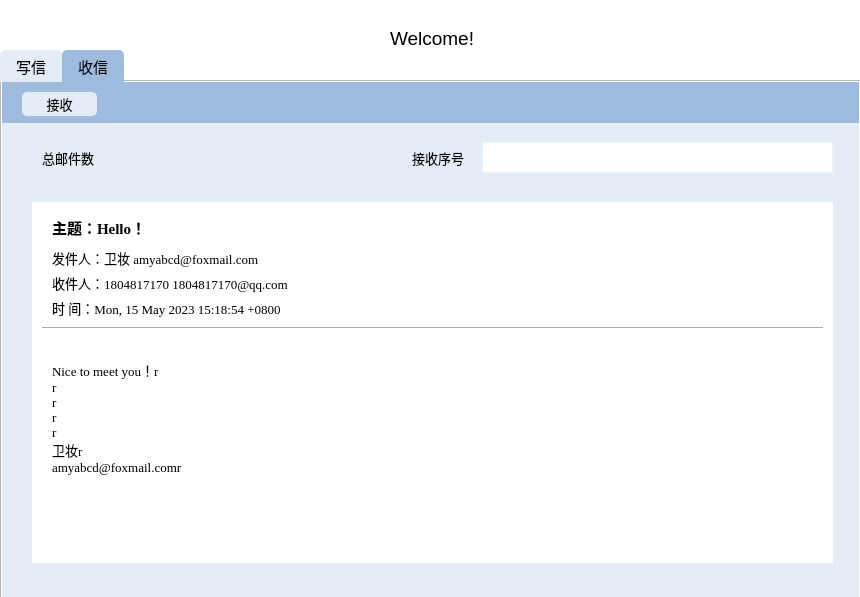
<?xml version="1.0" encoding="UTF-8"?>
<ui version="4.0">
 <class>Form</class>
 <widget class="QWidget" name="Form">
  <property name="geometry">
   <rect>
    <x>0</x>
    <y>0</y>
    <width>860</width>
    <height>597</height>
   </rect>
  </property>
  <property name="windowTitle">
   <string>简易邮件系统</string>
  </property>
  <property name="styleSheet">
   <string notr="true">background-color:white</string>
  </property>
  <widget class="QTabWidget" name="tabWidget">
   <property name="geometry">
    <rect>
     <x>0</x>
     <y>50</y>
     <width>861</width>
     <height>631</height>
    </rect>
   </property>
   <property name="font">
    <font>
     <pointsize>11</pointsize>
    </font>
   </property>
   <property name="autoFillBackground">
    <bool>false</bool>
   </property>
   <property name="styleSheet">
    <string notr="true">QTabBar::tab{
    background-color: #e4ecf5;
	font-family:Consolas;    /*设置tab中的文本的字体*/
	font-size:11pt;
	color:black;    /*设置tab中的文本的颜色*/
	border-top-left-radius: 5px;    /*设置tab的边框的圆角（左上圆角）*/
	border-top-right-radius: 5px;    /*设置tab的边框的圆角（右上圆角）*/
	min-width: 13px;
	padding-top: 7px;
	padding-bottom: 7px;
	padding-left: 16px;
	padding-right: 16px;
}
 
/*设置TabWidget中QTabBar的tab被选中时的样式*/
QTabBar::tab:selected{
    background-color: #9fbcde;
}
 
/*设置TabWidget中鼠标悬浮在QTabBar的tab上，但未选中该Tab的样式*/
QTabBar::tab:hover:!selected {
    background-color: #9fbcde;
}
 
/*设置TabWidget的边框的样式*/
QTabWidget::pane {
}

</string>
   </property>
   <property name="tabShape">
    <enum>QTabWidget::Rounded</enum>
   </property>
   <property name="currentIndex">
    <number>1</number>
   </property>
   <property name="iconSize">
    <size>
     <width>19</width>
     <height>19</height>
    </size>
   </property>
   <property name="documentMode">
    <bool>false</bool>
   </property>
   <property name="tabsClosable">
    <bool>false</bool>
   </property>
   <property name="movable">
    <bool>false</bool>
   </property>
   <property name="tabBarAutoHide">
    <bool>false</bool>
   </property>
   <widget class="QWidget" name="tab_1">
    <property name="styleSheet">
     <string notr="true">background-color:#e4ecf5</string>
    </property>
    <attribute name="title">
     <string>写信</string>
    </attribute>
    <widget class="QLabel" name="label_2">
     <property name="geometry">
      <rect>
       <x>0</x>
       <y>0</y>
       <width>871</width>
       <height>41</height>
      </rect>
     </property>
     <property name="styleSheet">
      <string notr="true">background-color:#9fbcde</string>
     </property>
     <property name="text">
      <string/>
     </property>
    </widget>
    <widget class="QLineEdit" name="lineEdit">
     <property name="geometry">
      <rect>
       <x>120</x>
       <y>60</y>
       <width>681</width>
       <height>31</height>
      </rect>
     </property>
     <property name="styleSheet">
      <string notr="true">background-color:white;
border:1px solid #F2F2F2</string>
     </property>
    </widget>
    <widget class="QLabel" name="label_4">
     <property name="geometry">
      <rect>
       <x>40</x>
       <y>70</y>
       <width>54</width>
       <height>16</height>
      </rect>
     </property>
     <property name="styleSheet">
      <string notr="true">font-family:Consolas;    /*设置tab中的文本的字体*/
font-size:13px</string>
     </property>
     <property name="text">
      <string>发件人</string>
     </property>
    </widget>
    <widget class="QLineEdit" name="lineEdit_2">
     <property name="geometry">
      <rect>
       <x>120</x>
       <y>110</y>
       <width>681</width>
       <height>31</height>
      </rect>
     </property>
     <property name="styleSheet">
      <string notr="true">background-color:white;
border:1px solid #F2F2F2</string>
     </property>
    </widget>
    <widget class="QLabel" name="label_5">
     <property name="geometry">
      <rect>
       <x>40</x>
       <y>120</y>
       <width>54</width>
       <height>16</height>
      </rect>
     </property>
     <property name="styleSheet">
      <string notr="true">font-family:Consolas;    /*设置tab中的文本的字体*/
font-size:13px</string>
     </property>
     <property name="text">
      <string>收件人</string>
     </property>
    </widget>
    <widget class="QLabel" name="label_6">
     <property name="geometry">
      <rect>
       <x>40</x>
       <y>170</y>
       <width>54</width>
       <height>16</height>
      </rect>
     </property>
     <property name="styleSheet">
      <string notr="true">font-family:Consolas;    /*设置tab中的文本的字体*/
font-size:13px</string>
     </property>
     <property name="text">
      <string>主题</string>
     </property>
    </widget>
    <widget class="QLineEdit" name="lineEdit_3">
     <property name="geometry">
      <rect>
       <x>120</x>
       <y>160</y>
       <width>681</width>
       <height>31</height>
      </rect>
     </property>
     <property name="styleSheet">
      <string notr="true">background-color:white;
border:1px solid #F2F2F2</string>
     </property>
    </widget>
    <widget class="QLabel" name="label_7">
     <property name="geometry">
      <rect>
       <x>40</x>
       <y>220</y>
       <width>54</width>
       <height>16</height>
      </rect>
     </property>
     <property name="styleSheet">
      <string notr="true">font-family:Consolas;    /*设置tab中的文本的字体*/
font-size:13px</string>
     </property>
     <property name="text">
      <string>正文</string>
     </property>
    </widget>
    <widget class="QTextEdit" name="textEdit">
     <property name="geometry">
      <rect>
       <x>120</x>
       <y>220</y>
       <width>681</width>
       <height>271</height>
      </rect>
     </property>
     <property name="styleSheet">
      <string notr="true">background-color:white;
border:1px solid #F2F2F2</string>
     </property>
    </widget>
    <widget class="QPushButton" name="pushButton">
     <property name="geometry">
      <rect>
       <x>20</x>
       <y>10</y>
       <width>75</width>
       <height>24</height>
      </rect>
     </property>
     <property name="styleSheet">
      <string notr="true">font-family:Consolas;  
font-size:13px;
border-radius: 5px;</string>
     </property>
     <property name="text">
      <string>发送</string>
     </property>
    </widget>
   </widget>
   <widget class="QWidget" name="tab_2">
    <property name="styleSheet">
     <string notr="true">background-color:#e4ecf5</string>
    </property>
    <attribute name="title">
     <string>收信</string>
    </attribute>
    <widget class="QLabel" name="label_3">
     <property name="geometry">
      <rect>
       <x>0</x>
       <y>0</y>
       <width>881</width>
       <height>41</height>
      </rect>
     </property>
     <property name="styleSheet">
      <string notr="true">background-color:#9fbcde</string>
     </property>
     <property name="text">
      <string/>
     </property>
    </widget>
    <widget class="QPushButton" name="pushButton_2">
     <property name="geometry">
      <rect>
       <x>20</x>
       <y>10</y>
       <width>75</width>
       <height>24</height>
      </rect>
     </property>
     <property name="styleSheet">
      <string notr="true">font-family:Consolas;  
font-size:13px;
border-radius: 5px;</string>
     </property>
     <property name="text">
      <string>接收</string>
     </property>
    </widget>
    <widget class="QLabel" name="label_8">
     <property name="geometry">
      <rect>
       <x>40</x>
       <y>60</y>
       <width>61</width>
       <height>31</height>
      </rect>
     </property>
     <property name="styleSheet">
      <string notr="true">font-family:Consolas;    /*设置tab中的文本的字体*/
font-size:13px</string>
     </property>
     <property name="text">
      <string>总邮件数</string>
     </property>
    </widget>
    <widget class="QLabel" name="label_9">
     <property name="geometry">
      <rect>
       <x>410</x>
       <y>60</y>
       <width>61</width>
       <height>31</height>
      </rect>
     </property>
     <property name="styleSheet">
      <string notr="true">font-family:Consolas;    /*设置tab中的文本的字体*/
font-size:13px</string>
     </property>
     <property name="text">
      <string>接收序号</string>
     </property>
    </widget>
    <widget class="QLineEdit" name="lineEdit_4">
     <property name="geometry">
      <rect>
       <x>480</x>
       <y>60</y>
       <width>351</width>
       <height>31</height>
      </rect>
     </property>
     <property name="styleSheet">
      <string notr="true">background-color:white;
border:1px solid #F2F2F2</string>
     </property>
    </widget>
    <widget class="QLabel" name="label_11">
     <property name="geometry">
      <rect>
       <x>120</x>
       <y>60</y>
       <width>61</width>
       <height>31</height>
      </rect>
     </property>
     <property name="styleSheet">
      <string notr="true">font-family:Consolas;    /*设置tab中的文本的字体*/
font-size:13px</string>
     </property>
     <property name="text">
      <string/>
     </property>
    </widget>
    <widget class="QLabel" name="label_10">
     <property name="geometry">
      <rect>
       <x>50</x>
       <y>130</y>
       <width>201</width>
       <height>31</height>
      </rect>
     </property>
     <property name="font">
      <font>
       <family>Times New Roman</family>
       <pointsize>11</pointsize>
       <bold>true</bold>
      </font>
     </property>
     <property name="styleSheet">
      <string notr="true">background-color:white</string>
     </property>
     <property name="text">
      <string>主题：Hello！</string>
     </property>
    </widget>
    <widget class="QLabel" name="label_12">
     <property name="geometry">
      <rect>
       <x>50</x>
       <y>160</y>
       <width>231</width>
       <height>31</height>
      </rect>
     </property>
     <property name="font">
      <font>
       <family>Times New Roman</family>
       <pointsize>10</pointsize>
      </font>
     </property>
     <property name="styleSheet">
      <string notr="true">background-color:white</string>
     </property>
     <property name="text">
      <string>发件人：卫妆 amyabcd@foxmail.com</string>
     </property>
    </widget>
    <widget class="QLabel" name="label_13">
     <property name="geometry">
      <rect>
       <x>50</x>
       <y>190</y>
       <width>261</width>
       <height>21</height>
      </rect>
     </property>
     <property name="font">
      <font>
       <family>Times New Roman</family>
       <pointsize>10</pointsize>
      </font>
     </property>
     <property name="styleSheet">
      <string notr="true">background-color:white</string>
     </property>
     <property name="text">
      <string>收件人：1804817170 1804817170@qq.com</string>
     </property>
    </widget>
    <widget class="QLabel" name="label_14">
     <property name="geometry">
      <rect>
       <x>50</x>
       <y>210</y>
       <width>321</width>
       <height>31</height>
      </rect>
     </property>
     <property name="font">
      <font>
       <family>Times New Roman</family>
       <pointsize>10</pointsize>
      </font>
     </property>
     <property name="styleSheet">
      <string notr="true">background-color:white</string>
     </property>
     <property name="text">
      <string>时 间：Mon, 15 May 2023 15:18:54 +0800</string>
     </property>
    </widget>
    <widget class="QLabel" name="label_15">
     <property name="geometry">
      <rect>
       <x>50</x>
       <y>250</y>
       <width>741</width>
       <height>171</height>
      </rect>
     </property>
     <property name="font">
      <font>
       <family>Times New Roman</family>
       <pointsize>10</pointsize>
      </font>
     </property>
     <property name="styleSheet">
      <string notr="true">background-color:white;
</string>
     </property>
     <property name="text">
      <string>Nice to meet you！r
r
r
r
r
卫妆r
amyabcd@foxmail.comr</string>
     </property>
    </widget>
    <widget class="QLabel" name="label_16">
     <property name="geometry">
      <rect>
       <x>30</x>
       <y>120</y>
       <width>801</width>
       <height>361</height>
      </rect>
     </property>
     <property name="styleSheet">
      <string notr="true">background-color:white</string>
     </property>
     <property name="text">
      <string/>
     </property>
    </widget>
    <widget class="Line" name="line">
     <property name="geometry">
      <rect>
       <x>40</x>
       <y>236</y>
       <width>781</width>
       <height>20</height>
      </rect>
     </property>
     <property name="styleSheet">
      <string notr="true">background-color:white;
color:#e4ecf5</string>
     </property>
     <property name="orientation">
      <enum>Qt::Horizontal</enum>
     </property>
    </widget>
    <zorder>label_16</zorder>
    <zorder>label_3</zorder>
    <zorder>pushButton_2</zorder>
    <zorder>label_8</zorder>
    <zorder>label_9</zorder>
    <zorder>lineEdit_4</zorder>
    <zorder>label_11</zorder>
    <zorder>label_14</zorder>
    <zorder>label_15</zorder>
    <zorder>label_12</zorder>
    <zorder>label_10</zorder>
    <zorder>label_13</zorder>
    <zorder>line</zorder>
   </widget>
  </widget>
  <widget class="QLabel" name="label">
   <property name="geometry">
    <rect>
     <x>390</x>
     <y>30</y>
     <width>121</width>
     <height>16</height>
    </rect>
   </property>
   <property name="font">
    <font>
     <family>Microsoft JhengHei UI</family>
     <pointsize>14</pointsize>
     <bold>false</bold>
    </font>
   </property>
   <property name="text">
    <string>Welcome!</string>
   </property>
  </widget>
 </widget>
 <resources/>
 <connections/>
</ui>
